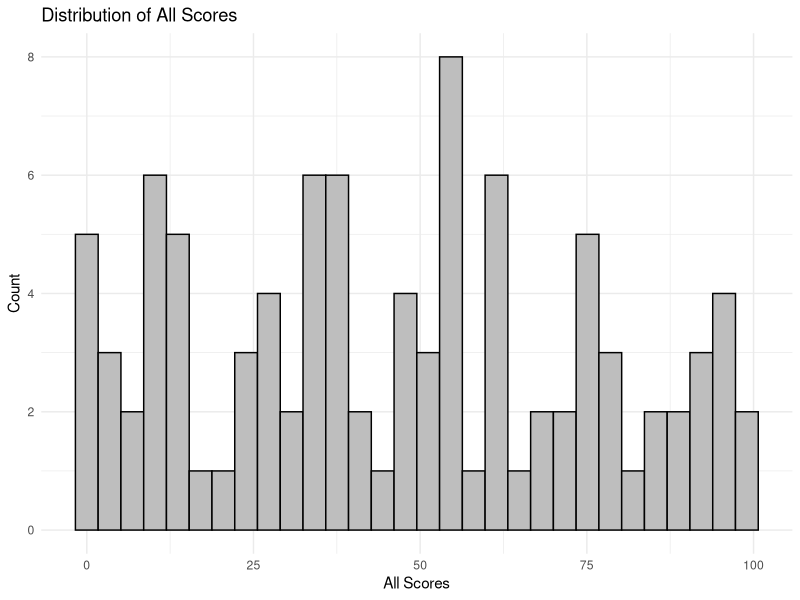
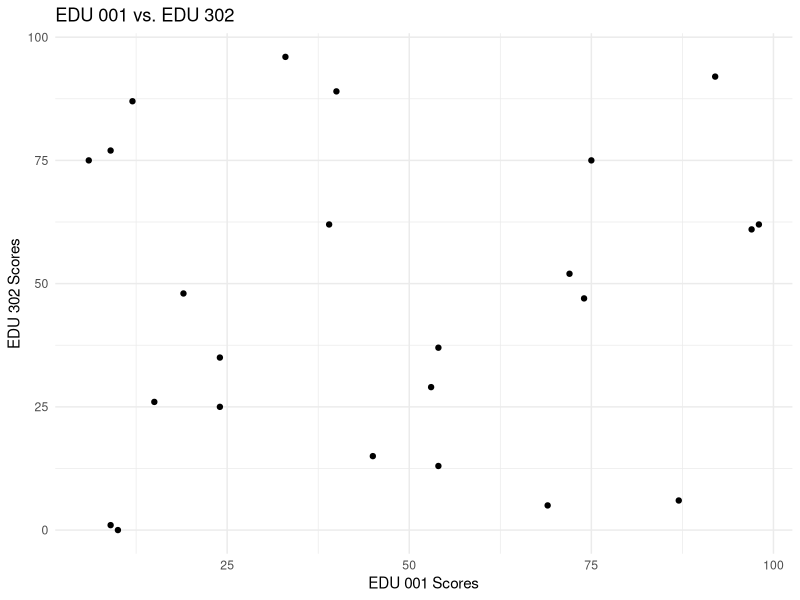
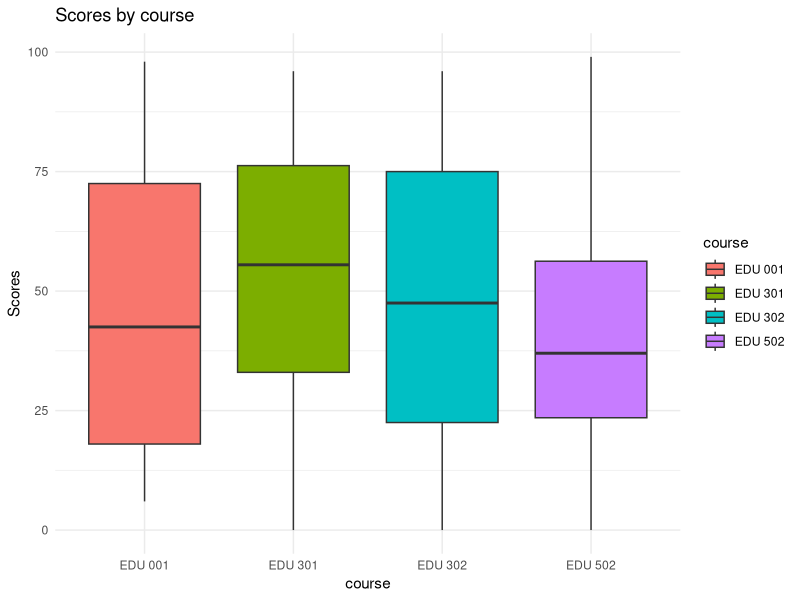
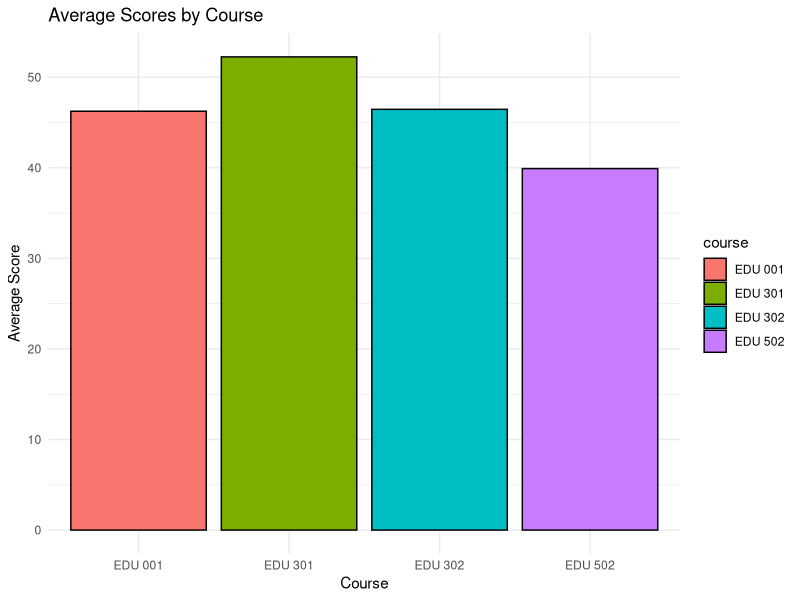

The R source for these figures, in order:
## ---- chunk 1
knitr::opts_chunk$set(echo = TRUE)
here::here()
## ---- chunk 2
# Load the package
library(tidyverse)

# Load the dataset
scores_data <- read_csv("../files/data/fake_scores.csv")
## ---- chunk 3
#| label: tbl-students-table
#| echo: false
#| message: false
#| tbl-cap: Data from the fake_scores.csv file as a table.

scores_data %>% 
  head() %>% 
  knitr::kable()
## ---- chunk 4
glimpse(scores_data)
## ---- chunk 5
scores_data %>% 
  ggplot( 
    aes(x = score)
  ) +
  geom_histogram(
    fill = "grey", 
    color = "black"
  ) +
  labs(
    title = "Distribution of All Scores",
    x = "All Scores",
    y = "Count"
  ) +
  theme_minimal()
## ---- chunk 6
scores_data_wide <- scores_data %>% 
  filter(
    course %in% c("EDU 001", "EDU 302")
  ) %>% 
  pivot_wider(
    names_from = course, 
    values_from = score
  )

scores_data_wide
## ---- chunk 7
scores_data_wide %>% 
  ggplot(
    aes(x = `EDU 001`, y = `EDU 302`)
  ) +
  geom_point() +
  labs(
    title = "EDU 001 vs. EDU 302",
    x = "EDU 001 Scores",
    y = "EDU 302 Scores"
  ) +
  theme_minimal()
## ---- chunk 8
scores_data %>% 
  ggplot(
    aes(
      x = course, 
      y = score, 
      fill = course
    )
  ) +
  geom_boxplot() +
  labs(
    title = "Scores by course",
    x = "course",
    y = "Scores"
  ) +
  theme_minimal()
## ---- chunk 9
scores_data %>%
  group_by(course) %>%
  summarise(
    avg_score = mean(score)
  ) %>%
  ggplot(
    aes(
      x = course, 
      y = avg_score, 
      fill = course
    )
  ) +
  geom_col(color = "black") +
  labs(
    title = "Average Scores by Course",
    x = "Course",
    y = "Average Score"
  ) +
  theme_minimal()
